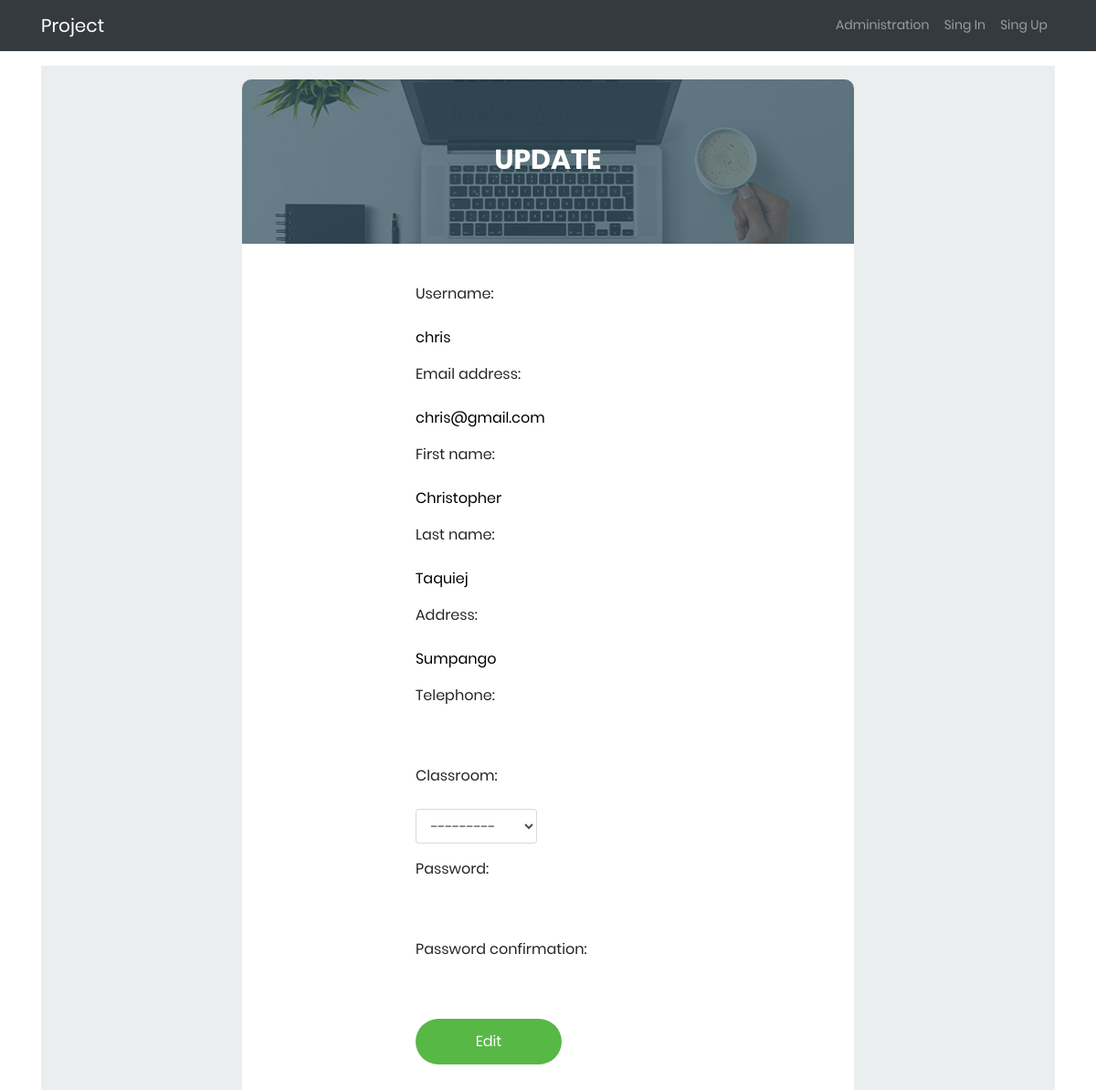
The page /users/update/2/ on the database its author committed.
### users/models.py (models this page shows, shortened)
class CustomUser(AbstractUser):
    first_name = models.CharField(max_length=50)
    last_name = models.CharField(max_length=50)
    address = models.CharField(max_length=50)
    telephone = models.IntegerField(null=True, blank=True)
    classroom = models.ForeignKey(ClassRoom, null=True, blank=True, on_delete=models.CASCADE)

### users/views.py (the view)
# urls.py: path('update/<int:pk>/', views.UserUpdate.as_view(), name='userupdate'),
class UserUpdate(generic.UpdateView):
	model = CustomUser
	form_class = CustomUserCreationForm
	template_name = 'update.html'
	success_url = reverse_lazy('users')

### users/forms.py
class CustomUserCreationForm(UserCreationForm):
    class Meta(UserCreationForm):
        model = CustomUser
        fields = ('username', 'email', 'first_name', 'last_name', 'address', 'telephone', 'classroom')
        widgets = {
			'classroom': forms.Select(attrs={'class':'form-control'}),
		}

### classrooms/models.py (called while the page is built)
    def __str__(self):
        return self.name

### templates/update.html (shortened to what this page needs)
{% extends 'base.html' %}
{% load staticfiles %}
{% block content %}
<div class="limiter">
    <div class="container-login100">
        <div class="wrap-login100">
            <div class="login100-form-title" style="background-image: url({% static 'images/bg-01.jpg' %});">
                <span class="login100-form-title-1">
                    Update
                </span>
            </div>
            <form method="POST" class="login100-form validate-form">
                {% for field in form %}
                    <div class="form-group">
                        {{ field.label_tag }} <br>
                        {{ field }}
                    </div>
                {% endfor %}
                <div class="container-login100-form-btn">
                    <button class="login100-form-btn">
                        Edit
                    </button>
                </div>
            </form>
        </div>
    </div>
</div>
{% endblock %}

### statics/css/main.css (style rules this page uses)
* { margin: 0px; padding: 0px; box-sizing: border-box; }
body, html { height: 100%; font-family: Poppins-Regular, sans-serif; }
input { outline: none; border: none; }
input[type="number"] { -moz-appearance: textfield; appearance: none; -webkit-appearance: none; }
label { display: block; margin: 0; }
button { outline: none !important; border: none; background: transparent; }
.limiter { width: 100%; margin: 0 auto; }
.container-login100 { width: 100%; min-height: 100vh; display: -webkit-box; display: -webkit-flex; display: -moz-box; display: -ms-flexbox; display: flex; flex-wrap: wrap; justify-content: center; align-items: center; padding: 15px; background: #ebeeef; }
.wrap-login100 { width: 670px; background: #fff; border-radius: 10px; overflow: hidden; position: relative; }
.login100-form-title { width: 100%; position: relative; z-index: 1; display: -webkit-box; display: -webkit-flex; display: -moz-box; display: -ms-flexbox; display: flex; flex-wrap: wrap; flex-direction: column; align-items: center; background-repeat: no-repeat; background-size: cover; background-position: center; padding: 70px 15px 74px 15px; }
.login100-form-title-1 { font-family: Poppins-Bold; font-size: 30px; color: #fff; text-transform: uppercase; line-height: 1.2; text-align: center; }
.login100-form-title::before { content: ""; display: block; position: absolute; z-index: -1; width: 100%; height: 100%; top: 0; left: 0; background-color: rgba(54,84,99,0.7); }
.login100-form { width: 100%; display: -webkit-box; display: -webkit-flex; display: -moz-box; display: -ms-flexbox; display: flex; flex-wrap: wrap; justify-content: space-between; padding: 43px 88px 93px 190px; }
.container-login100-form-btn { width: 100%; display: -webkit-box; display: -webkit-flex; display: -moz-box; display: -ms-flexbox; display: flex; flex-wrap: wrap; }
.login100-form-btn { display: -webkit-box; display: -webkit-flex; display: -moz-box; display: -ms-flexbox; display: flex; justify-content: center; align-items: center; padding: 0 20px; min-width: 160px; height: 50px; background-color: #57b846; border-radius: 25px; font-family: Poppins-Regular; font-size: 16px; color: #fff; line-height: 1.2; -webkit-transition: all 0.4s; -o-transition: all 0.4s; -moz-transition: all 0.4s; transition: all 0.4s; }

### rows shown on the page
CustomUser: form "chris" "chris@gmail.com" "Christopher" "Taquiej" "Sumpango" "---------"

### other values the page prints
{{ field.label_tag }} "Username:" "Email address:" "First name:" "Last name:" "Address:" "Telephone:" "Classroom:" "Password:" "Password confirmation:"
